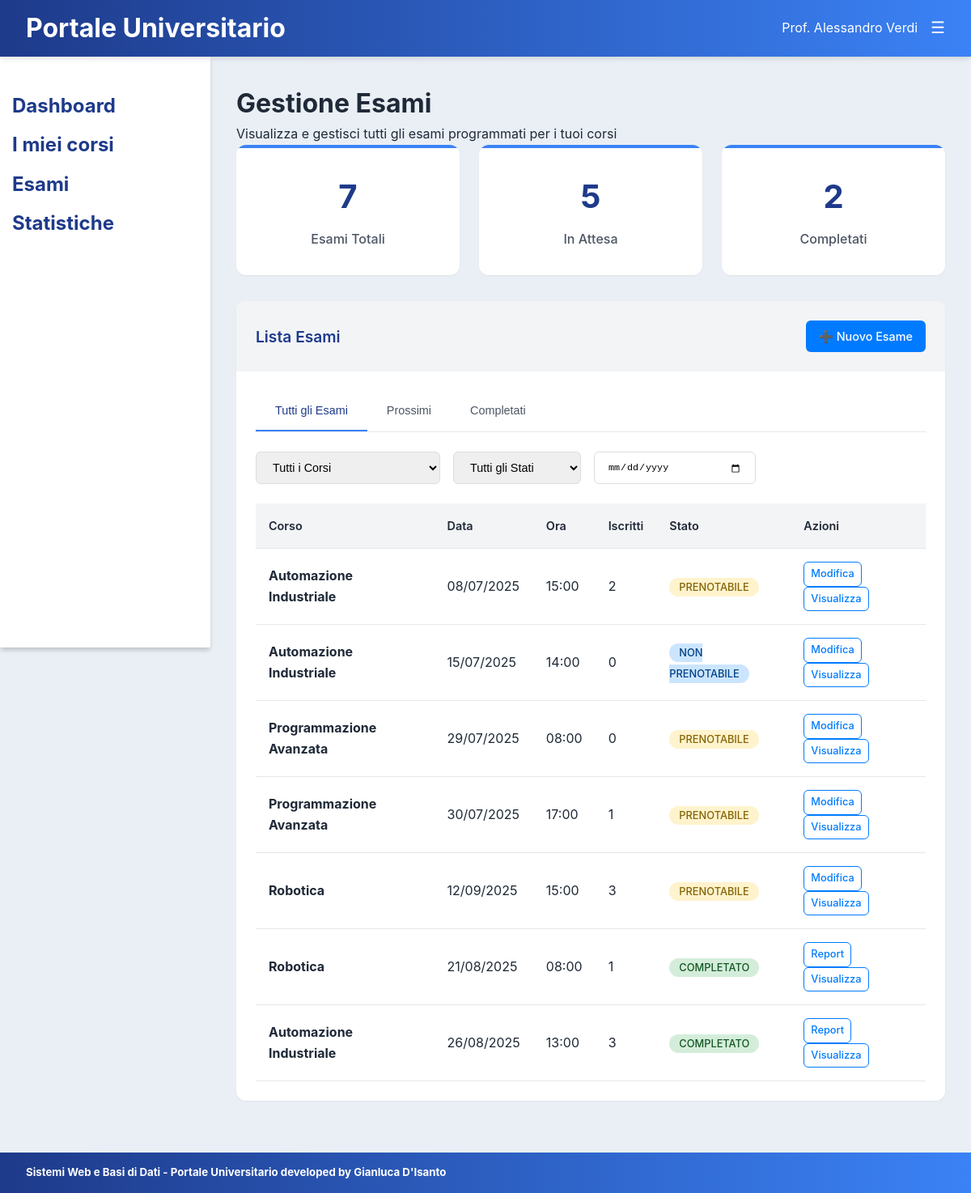
The app's page /src/esami/esami.php (signed in) with its own data.
### tables this page shows
CREATE TABLE `esami` (
  `id` int(11) NOT NULL,
  `data` date NOT NULL,
  `ora` time NOT NULL,
  `tipologia` enum('scritto','orale','scritto/orale') NOT NULL,
  `sessione` enum('Straordinaria','Estiva','Invernale') NOT NULL,
  `luogo` varchar(255) DEFAULT NULL,
  `inizioPrenotazione` date NOT NULL,
  `finePrenotazione` date NOT NULL,
  `prenotabile` tinyint(1) NOT NULL,
  `completato` tinyint(1) NOT NULL,
  `corso` int(11) NOT NULL
);

CREATE TABLE `corsi` (
  `id` int(11) NOT NULL,
  `nome` varchar(255) NOT NULL,
  `cfu` tinyint(4) NOT NULL,
  `docente` varchar(20) NOT NULL
);

### src/esami/esami.php (the view, shortened to what this page needs)
<?php
require '../../config/db_connection.php';
require 'esamiController.php';
$errorMessage = '';
$resultsExam = getEsami($conn, $_SESSION['id_utente'], $errorMessage);
$esami = getCategorieEsami($conn, $resultsExam, $errorMessage);
$tuttiEsami = $esami['tuttiEsami'];
$completati = $esami['completati'];
$totaleEsami = count($tuttiEsami);
$inAttesa = count(array_filter($tuttiEsami, function($e) { return $e['completato'] == 0; }));
?>
<!DOCTYPE html>
<html>
<head>
    <link rel="stylesheet" href="../common/common.css">
    <link rel="stylesheet" href="esami.css">
</head>
<body>
<?php include '../common/header.php'; ?>
    <div class="dashboard">
        <?php include '../common/sidebar.php'; ?>
        <main class="main-content">
                <h1>Gestione Esami</h1>
                <p>Visualizza e gestisci tutti gli esami programmati per i tuoi corsi</p>
            <div class="statsGrid">
                <div class="statCard">
                    <div class="statNumber"><?php echo $totaleEsami; ?></div>
                    <div class="statLabel">Esami Totali</div>
                </div>
                <div class="statCard">
                    <div class="statNumber"><?php echo $inAttesa; ?></div>
                    <div class="statLabel">In Attesa</div>
                </div>
                <div class="statCard">
                    <div class="statNumber"><?php echo count($completati); ?></div>
                    <div class="statLabel">Completati</div>
                </div>
            </div>
            <div class="mainGrid">
                <div class="spaceInGrid">
                    <div class="spaceHeader">
                    <h3 class="spaceTitle" data-icon="📝">Lista Esami</h3>
                    <a href="nuovo_esame.php" class="btn btn-primary">➕ Nuovo Esame</a>
                    </div>
                <div class="spaceBody">
                    <div class="tabs">
                        <button class="tab active" onclick="showTab('tutti')">Tutti gli Esami</button>
                        <button class="tab" onclick="showTab('prossimi')">Prossimi</button>
                        <button class="tab" onclick="showTab('passati')">Completati</button>
                    </div>
                    <div class="filters">
                        <select class="filter-select" id="corsoFilter" onchange="filterTable()">
                            <option value="">Tutti i Corsi</option>
                        </select>
                        <select class="filter-select" id="statoFilter" onchange="filterTable()">
                            <option value="">Tutti gli Stati</option>
                        </select>
                        <input type="date" class="filter-input" id="dataFilter" onchange="filterTable()">
                    </div>
                    <div id="tutti" class="tab-content active">
                        <?php if(empty($tuttiEsami)): ?>
                            <div class="no-data">
                                <h4>Nessun esame programmato</h4>
                                <p>Non hai ancora esami programmati per i tuoi corsi.</p>
                            </div>
                        <?php else: ?>
                            <table class="table">
                                <thead>
                                    <tr>
                                        <th>Corso</th>
                                        <th>Data</th>
                                        <th>Ora</th>
                                        <th>Iscritti</th>
                                        <th>Stato</th>
                                        <th>Azioni</th>
                                    </tr>
                                </thead>
                                <tbody>
                                    <?php foreach($tuttiEsami as $esame): ?>
                                        <tr data-corso="<?php echo $esame['corso']; ?>" data-data="<?php echo $esame['data_esame']; ?>">
                                            <td><strong><?php echo htmlspecialchars($esame['nome_esame']); ?></strong></td>
                                            <td><?php echo formatData($esame['data_esame']); ?></td>
                                            <td><?php echo substr($esame['ora_esame'], 0, 5); ?></td>
                                            <td><?php echo $esame['num_iscritti']; ?></td>
                                            <td><?php echo getStatoBadge($esame); ?></td>
                                            <td>
                                            <?php if(!$esame['completato']): ?>
                                                <a href="modifica_esame.php?id=<?php echo $esame['id']; ?>" class="btn btn-outline btn-sm">Modifica</a>
                                            <?php else: ?>
                                                <a href="report_esame.php?id=<?php echo $esame['id']; ?>" class="btn btn-outline btn-sm">Report</a>
                                            <?php endif;?>
                                                <a href="visualizzaEsami.php?id=<?php echo $esame['id']; ?>" class="btn btn-outline btn-sm">Visualizza </a>
                                            </td>
                                        </tr>
                                    <?php endforeach; ?>
                                </tbody>
                            </table>
                        <?php endif; ?>
                    </div>
                </div>
            </div>
        </main>
    </div>
    <?php include '../common/footer.php'; ?>
</body>
</html>

### src/esami/esamiController.php (shortened to what this page needs)
<?php
function getEsami(mysqli $conn, string $docente, string &$message){
    $queryExam = $conn->prepare("SELECT e.id, c.nome as nome_esame, e.data AS data_esame,
                            e.ora AS ora_esame, e.prenotabile AS prenotabile,
                            e.completato AS completato, e.tipologia AS tipologia, e.corso AS corso
                            FROM esami e
                            JOIN corsi c ON e.corso = c.id
                            WHERE c.docente = ?
                            ORDER BY e.completato ASC, e.data ASC, e.ora ASC");
    $queryExam->bind_param("s", $_SESSION['id_utente']);
    if(!$queryExam->execute()){
        if(isset($conn->error) && is_string($conn->error)){
            $message = $conn->error;
        } else{
            $message = "Errore nell'esecuzione della query";
        }
        return null;
    }
    $result = $queryExam->get_result();
    return $result;
}
function getStatsPerEsame(mysqli $conn, int $id, string &$message){
    $queryMedia = $conn->prepare("SELECT AVG(v.voto) AS media_voti, COUNT(*) AS ammessi FROM valutazioni v
                                WHERE v.esame = ? AND v.ammesso = 1
                                ");
    $queryMedia->bind_param("i", $id);
    if(!$queryMedia->execute()){
        if(isset($conn->error) && is_string($conn->error)){
            $message = $conn->error;
        } else {
            $message = "Errore durante l'esecuzione della query";
        }
        return null;
    }
    $stats = $queryMedia->get_result()->fetch_assoc();
    return $stats;
}
function getNumeroIscritti(mysqli $conn, int $id, string &$message){
    $queryIscritti = $conn->prepare('SELECT COUNT(*) AS numero_iscritti FROM prenotazioni p
                                WHERE p.esame = ? ');
    $queryIscritti->bind_param("i", $id);
    if(!$queryIscritti->execute()){
        if(isset($conn->error) && is_string($conn->error)){
            $message = $conn->error;
        } else {
            $message = "Errore durante l'esecuzione della query";
        }
        return null;
    }
    $iscritti = $queryIscritti->get_result()->fetch_assoc();
    return $iscritti;
}
function getStatoBadge($esame) {
    if($esame['completato'] == 1) return '<span class="badge success">Completato</span>';
    if($esame['prenotabile'] == 1) return '<span class="badge warning">prenotabile</span>';
    if($esame['prenotabile'] == 0) return '<span class="badge primary">non prenotabile</span>';
}
function formatData($data) {
    $date = new DateTime($data);
    return $date->format('d/m/Y');
}
function getCategorieEsami(mysqli $conn, mysqli_result $esami, string &$message){
    $tuttiEsami = [];
    $prossimi = [];
    $completati = [];
    $oggi = new DateTime();
    while($row = $esami->fetch_assoc() ) {
        $dataEsame = DateTime::createFromFormat('d/m/Y', $row['data_esame']);
        $iscrittiPerEsame = getNumeroIscritti($conn, $row['id'], $message);
        $row['num_iscritti'] = $iscrittiPerEsame['numero_iscritti'];
        $resultMedia = getStatsPerEsame($conn, $row['id'], $message);
        $mediaVoti = $resultMedia['media_voti'];
        $ammessi = $resultMedia['ammessi'];
        $tuttiEsami[] = $row;
        if($row['completato'] == 1) {
            $row['partecipanti'] = $ammessi;
            $row['media_voti'] = round($mediaVoti,1);
            $completati[] = $row;
        } elseif($dataEsame >= $oggi) {
            $prossimi[] = $row;
        }
    }
    return [
        'tuttiEsami' => $tuttiEsami,
        'prossimi' => $prossimi,
        'completati' => $completati
    ];
}
?>

### src/common/common.css (style rules this page uses)
* { margin: 0; padding: 0; box-sizing: border-box; }
:root { --primary-blue: #1e3a8a; --secondary-blue: #3b82f6; --light-blue: hsla(204, 33%, 84%, 0.396); --light-blue1: hsl(214, 95%, 93%); --success-green: #059669; --warning-orange: #d97706; --danger-red: #dc2626; --gray-50: #ffffff00; --gray-100: #f3f4f6; --gray-200: #e5e7eb; --gray-300: #d1d5db; --gray-600: #4b5563; --gray-800: #1f2937; --white: #ffffff; --shadow-sm: 0 1px 2px 0 rgba(0, 0, 0, 0.05); --shadow-md: 0 4px 6px -1px rgba(0, 0, 0, 0.1); --shadow-lg: 0 10px 15px -3px rgb(0, 0, 0); }
body { font-family: -apple-system, BlinkMacSystemFont, 'Segoe UI', Roboto, sans-serif; line-height: 1.6; color: var(--gray-800); background-color: var(--light-blue); }
.main-content { margin-left: 260px; margin-top: 70px; padding: 2rem; min-height: calc(100vh - 70px); }
.btn { display: inline-flex; align-items: center; justify-content: center; gap: 0.5rem; padding: 0.5rem 1rem; border: none; border-radius: 6px; font-size: 0.9rem; font-weight: 500; text-decoration: none; cursor: pointer; transition: all 0.2s ease; }
.btn-primary { background: #007bff; color: white; }
.btn-outline { background: transparent; color: #007bff; border: 1px solid #007bff; }
.btn-sm { padding: 0.25rem 0.5rem; font-size: 0.8rem; }
main { flex: 1; padding: 20px; }
.table { width: 100%; border-collapse: collapse; }
.table th, .table td { padding: 1rem; text-align: left; border-bottom: 1px solid var(--gray-200); }
.table th { background: var(--gray-100); font-weight: 600; color: var(--gray-800); font-size: 0.9rem; }
.statsGrid { display: grid; grid-template-columns: repeat(auto-fit, minmax(250px, 1fr)); gap: 1.5rem; margin-bottom: 2rem; }
.statCard { background: var(--white); padding: 2rem; border-radius: 12px; box-shadow: var(--shadow-sm); text-align: center; position: relative; overflow: hidden; transition: transform 0.3s ease, box-shadow 0.3s ease; }
.statCard::before { content: ''; position: absolute; top: 0; left: 0; right: 0; height: 4px; background: var(--secondary-blue); }
.statNumber { font-size: 2.5rem; font-weight: 700; color: var(--primary-blue); margin-bottom: 0.5rem; }
.statLabel { color: var(--gray-600); font-size: 1rem; font-weight: 500; }
.mainGrid { display: grid; gap: 2rem; margin-bottom: 2rem; width: 100%; }
.spaceInGrid { background: var(--white); border-radius: 12px; box-shadow: var(--shadow-sm); overflow: auto; width: 100%; }
.spaceHeader { padding: 1.5rem; background: var(--gray-100); display: flex; justify-content: space-between; }
.spaceTitle { font-size: 1.2rem; font-weight: 600; color: var(--primary-blue); display: flex; align-items: center; gap: 0.5rem; }
.spaceBody { padding: 1.5rem; }

### src/esami/esami.css (style rules this page uses)
.badge { padding: 4px 12px; border-radius: 20px; font-size: 0.8em; font-weight: 500; text-transform: uppercase; }
.badge.success { background: #d4edda; color: #155724; }
.badge.warning { background: #fff3cd; color: #856404; }
.badge.primary { background: #cce5ff; color: #004085; }
.filters { display: flex; gap: 16px; margin-bottom: 24px; flex-wrap: wrap; }
.filter-select, .filter-input { padding: 10px 16px; border: 1px solid #ddd; border-radius: 6px; font-size: 0.9em; min-width: 150px; }
.filter-input { min-width: 200px; }
.tabs { display: flex; border-bottom: 1px solid var(--gray-200); margin-bottom: 1.5rem; }
.tab { padding: 1rem 1.5rem; background: none; border: none; font-size: 0.9rem; font-weight: 500; color: var(--gray-600); cursor: pointer; border-bottom: 2px solid transparent; transition: all 0.3s ease; }
.tab.active, .tab:hover { color: var(--primary-blue); border-bottom-color: var(--secondary-blue); }
.tab-content { display: none; }
.tab-content.active { display: block; }

### records on screen
esami: corso.nome "Automazione Industriale", data "08/07/2025", ora "15:00", num_iscritti "2", prenotabile "PRENOTABILE"
esami: corso.nome "Automazione Industriale", data "15/07/2025", ora "14:00", num_iscritti "0", prenotabile "NON PRENOTABILE"
esami: corso.nome "Programmazione Avanzata", data "29/07/2025", ora "08:00", completato "0", prenotabile "PRENOTABILE"
esami: corso.nome "Programmazione Avanzata", data "30/07/2025", ora "17:00", prenotabile "1", shows "PRENOTABILE"
esami: corso.nome "Robotica", data "12/09/2025", ora "15:00", num_iscritti "3", prenotabile "PRENOTABILE"
esami: corso.nome "Robotica", data "21/08/2025", ora "08:00", completato "1", shows "COMPLETATO"
esami: corso.nome "Automazione Industriale", data "26/08/2025", ora "13:00", num_iscritti "3", completato "COMPLETATO"

### other values on screen
$_SESSION['nome'] "Alessandro"
$_SESSION['cognome'] "Verdi"
$totaleEsami "7"
$inAttesa "5"
count($completati) "2"
